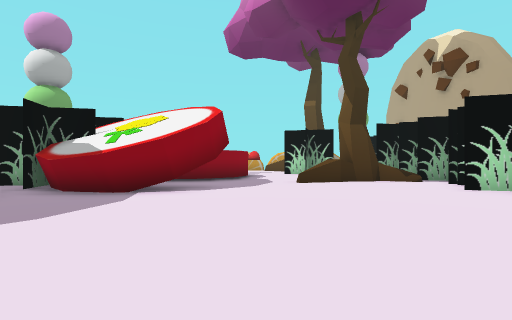
View 1 (above)

24 first-person views from a walk through a Unity game level. The camera is 1.3 m above the floor, looks level and sees 85° across. The floor is counted in squares, 2 m on a side. Each view is taken from the middle of a square. On the plan, view 1 faces up. The plan holds only what a view shows up to about 9 squares ahead; the rest is blank. The place goes on beyond the plan. Some animated figures are left out. Some surface patterns are stand-ins.

View 2
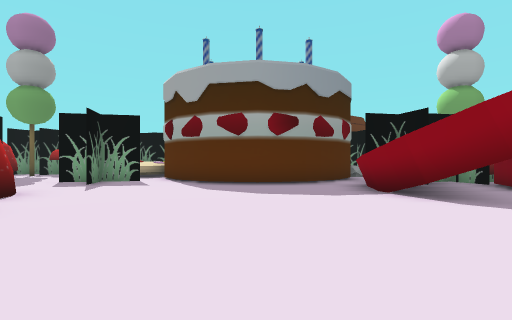

View 3
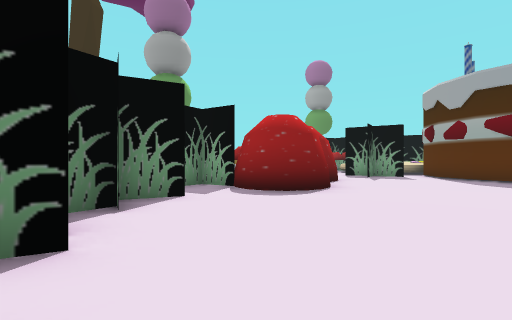

View 4
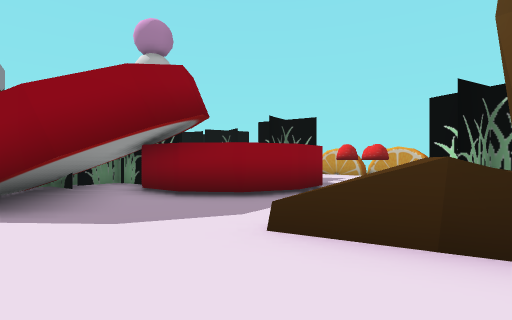

View 5
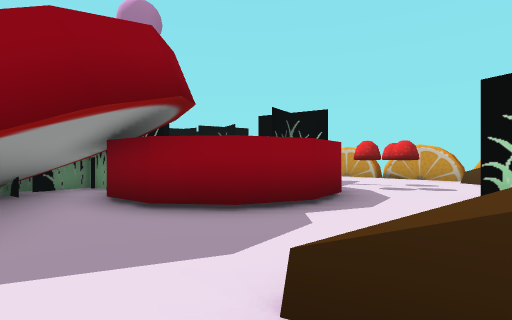

View 6
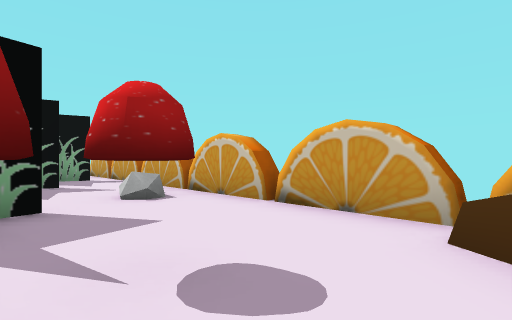

View 7
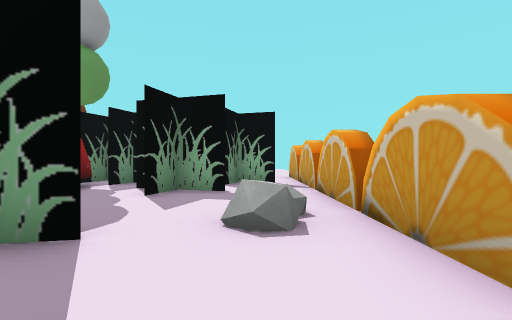

View 8
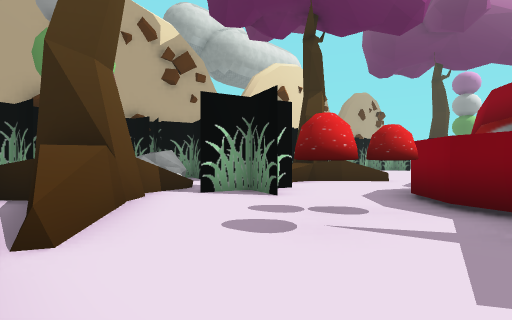

View 9
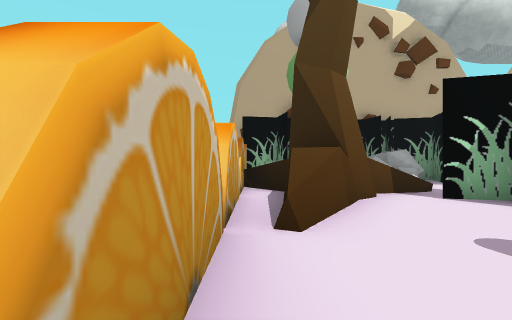

View 10
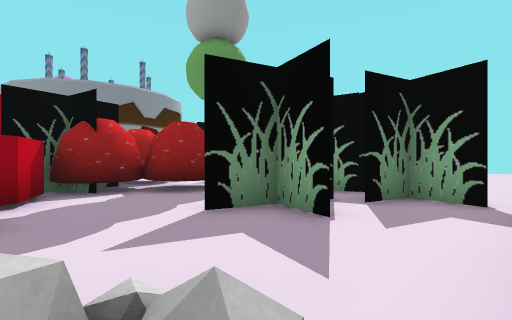

View 11
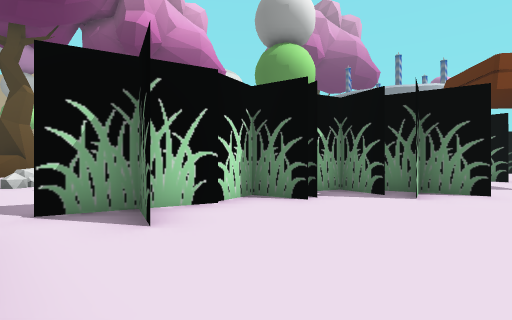

View 12
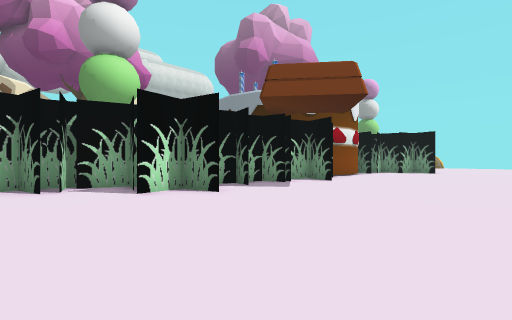

View 13
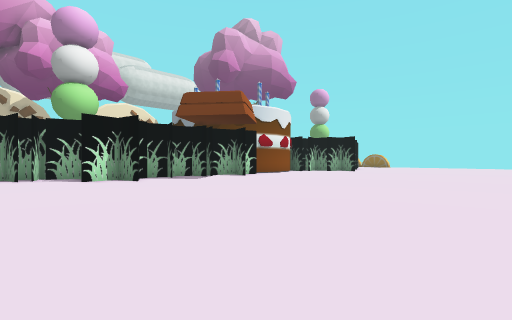

View 14
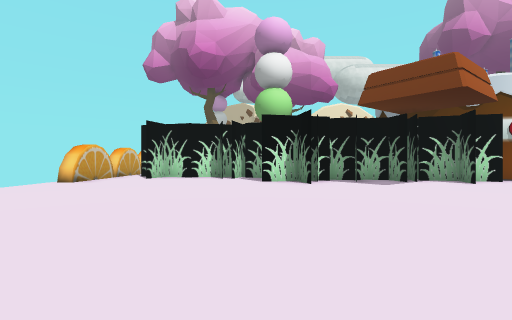

View 15
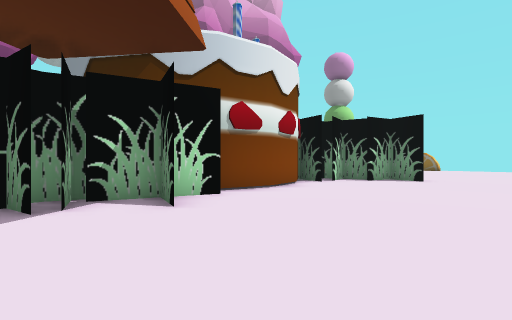

View 16
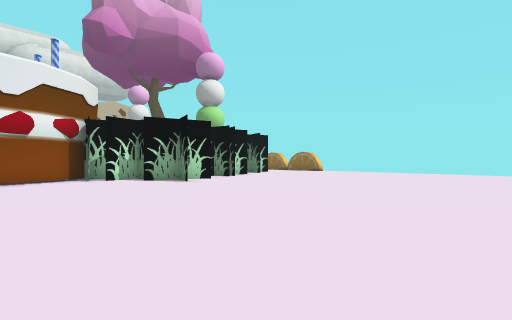

View 17
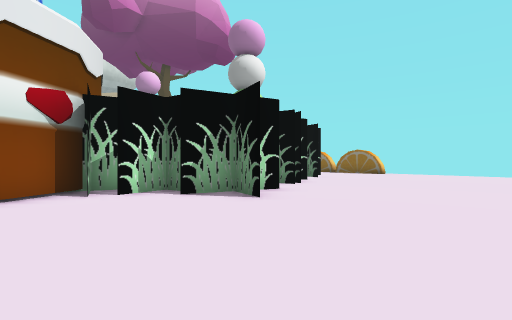

View 18
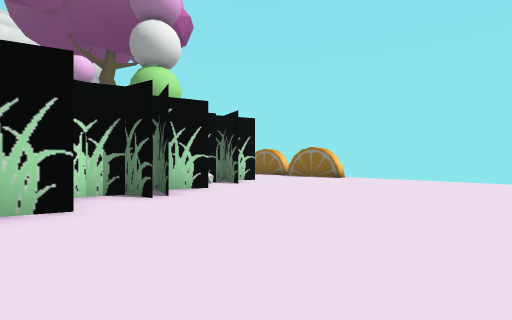

View 19
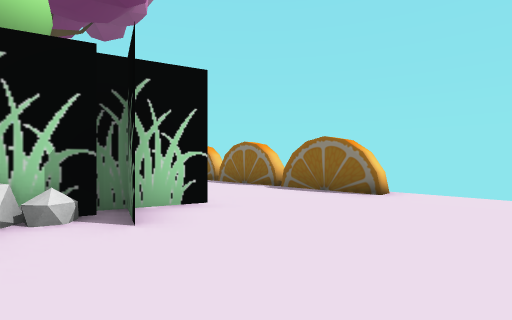

View 20
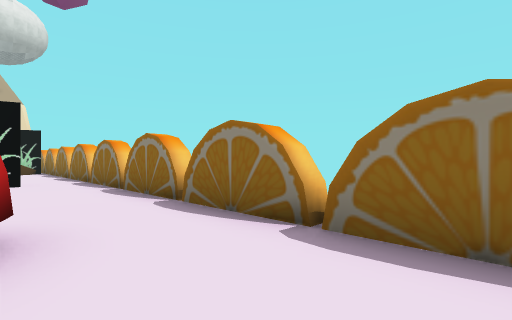

View 21
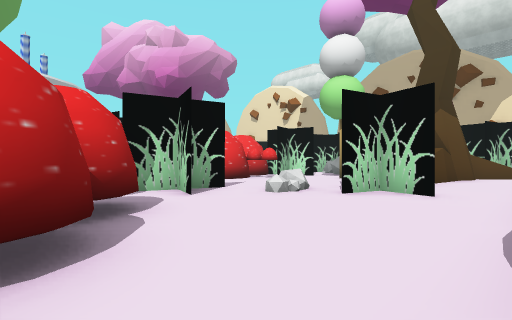

View 22
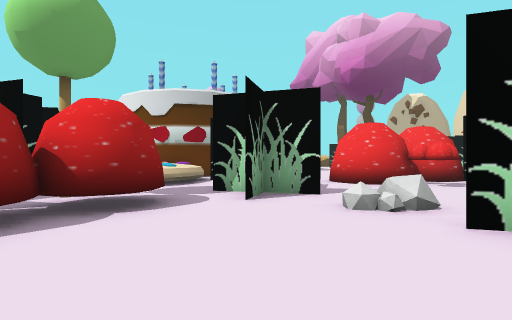

View 23
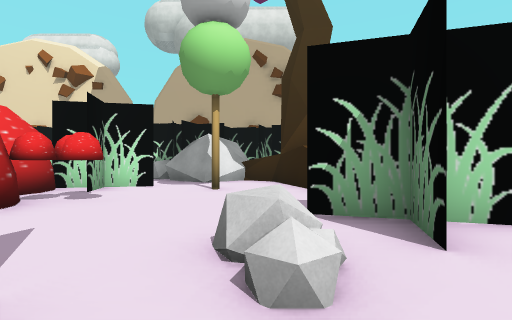

View 24
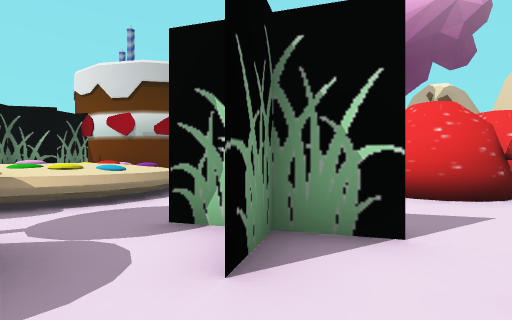

### Floor plan
Points are (right, up) in squares from view 1. A wall is a line through its corners. A room is listed if a view was taken in it or the views show most of it. See-through windows are left out.
Room 1 (views 1, 2, 3, 4, 5, 6, 7, 8, 9, 10, 11, 12, 13, 14, 15, 16, 17, 18, 19, 20, 21, 22, 23, 24)
walls: (-10.8, 1) (-11.3, 1.7) (-11.6, 3) (-11.3, 4.4); (-11.7, 4.6) (-11.4, 5.5); (-7.4, -0.3) (-8, -0.4) (-9.4, -0.2); (-5.6, 5.5) (-4.8, 4.4) (-4.6, 3.1) (-4.8, 1.7) (-5.6, 0.6) (-6, 0.3); (-4.8, 11.1) (-4.4, 12.2); (-0.9, 7.1) (-1, 6.6) (-1.7, 5.8) (-2.8, 5.4) (-4.2, 5.7); (1.5, 8.3) (2.8, 9.6); (-1.9, 12.8) (-1.2, 12.6) (-0.5, 11.6) (-0.3, 10.5) (-0.7, 9.4) (-1.7, 8.6) (-2.8, 8.5); (3, 8.6) (2.6, 8.4); (3.2, 8.5) (1.4, 8); (-11.9, 17.3) (-11.9, 17.8); (3.6, 8.6) (3, 8.6) (2.9, 9.6) (3.5, 9.7); (-9.4, -11.7) (-9.4, -11.2); (-9.1, -11.7) (-9.1, -11.2); (-11.7, -11.7) (-11.7, -11.3) (-2, -11.3); (-11.9, -11.7) (-11.9, -11.3); (-6.7, -11.7) (-6.7, -11.2); (4.4, 8.4) (3.9, 8.7); (-4.7, 17.7) (-4.7, 17.2); (3.3, -5.5) (3.9, -4.1); (1.5, -8.2) (3.3, -7.6) (3.9, -6.6) (3.6, -5.8); (-1.9, -11.3) (-0.6, -11.3); (-2.3, 17.7) (-2.3, 17.3) (-11.7, 17.3) (-11.7, 17.8); (-2.1, 17.7) (-2.1, 17.3); (3.7, 13.4) (3.4, 14.9) (3, 15) (2.6, 15.5); (2.4, -9.3) (1.1, -9); (2.3, 15.5) (0.6, 16.7); (2.8, 15.1) (2.5, 15.4); (2.5, 15.5) (2, 15.7); (3, -9.5) (2.6, -9.2) (2.1, -9.2); (3.3, -9.4) (2.8, -9.2); (2.4, 17.3) (-1.9, 17.3); (7, 16.4) (6.8, 17.3)
low walls: (-6.6, -2.4) (-6.8, -3.4) (-7.3, -4.1) (-8.1, -4.6); (2.9, 9.6) (3, 10.6); (3.9, 8.7) (3.6, 8.6); (3.5, -4.8) (4, -4.1); (3.9, -6.6) (3.5, -6.1); (2.4, 16.5) (1.1, 16.7)
ways out: opening at (-5.5, 6.5); gap at (-12, -12); gap at (-12, 18); gap at (-7, -12); gap at (-7, 18); gap at (-2, -12); gap at (-2, 18)
objects: other object (-13, -2) to (-12, -1); other object (-12, -4) to (-11, -4); other object (-12, 6) to (-11, 6); other object (-12, 10) to (-11, 11); other object (-11, -8) to (-10, -7); other object (-11, -6) to (-10, -5); other object (-11, -5); other object (-11, -1); other object (-11, 0) to (-10, 0); other object (-11, 7) to (-10, 7); other object (-11, 8) to (-10, 8); other object (-11, 9) to (-10, 9); other object (-11, 11) to (-9, 12); other object (-10, -6); other object (-10, 12) to (-9, 13); other object (-10, 15) to (-9, 16); other object (-9, -9) to (-8, -7); other object (-9, 14); other object (-8, -7) to (-7, -6); other object (-8, 8) to (-7, 9); other object (-8, 10) to (-7, 12); other object (-7, 10) to (-6, 11); other object (-7, 14) to (-7, 15); other object (-6, -2) to (-5, -1); other object (-6, 9) to (-5, 9); other object (-6, 10) to (-5, 10); other object (-5, -6) to (-4, -5); other object (-4, 13) to (-3, 14); other object (-4, 16); other object (-3, -9) to (-1, -8); other object (-3, -7); other object (-2, -3) to (0, -2); other object (-1, -3) to (0, -3); other object (-1, 13); other object (-1, 15); other object (0, -4); other object (0, -3) to (2, -1); other object (0, 14); other object (2, -4) to (2, -3); other object (2, 12) to (3, 13); other object (4, -2) to (5, -2); other object (5, -1) to (6, -1); other object (5, 13) to (6, 14); other object (6, 0) to (7, 0); other object (6, 11) to (7, 12); other object (6, 16) to (7, 16); other object (7, 12) to (8, 13); other object (8, 13)

Positions as (right, up) in squares from view 1, and headings:
1: (0, 0), facing up
2: (3, 3), facing left
3: (6, 3), facing down-left
4: (3, 6), facing up-left
5: (2, 7), facing up-left
6: (1, 14), facing up-left
7: (-1, 16), facing left
8: (-2, 17), facing down-right
9: (-2, 17), facing right
10: (-4, 17), facing down-left
11: (-13, 17), facing down-right
12: (-17, 14), facing down-right
13: (-21, 14), facing down-right
14: (-20, 12), facing right
15: (-16, 8), facing down-right
16: (-21, 3), facing down-right
17: (-17, 2), facing down-right
18: (-17, -2), facing down-right
19: (-14, -6), facing down-right
20: (-11, -9), facing down-right
21: (-8, -11), facing up-right
22: (-5, -11), facing up
23: (-5, -7), facing right
24: (-5, -8), facing up
